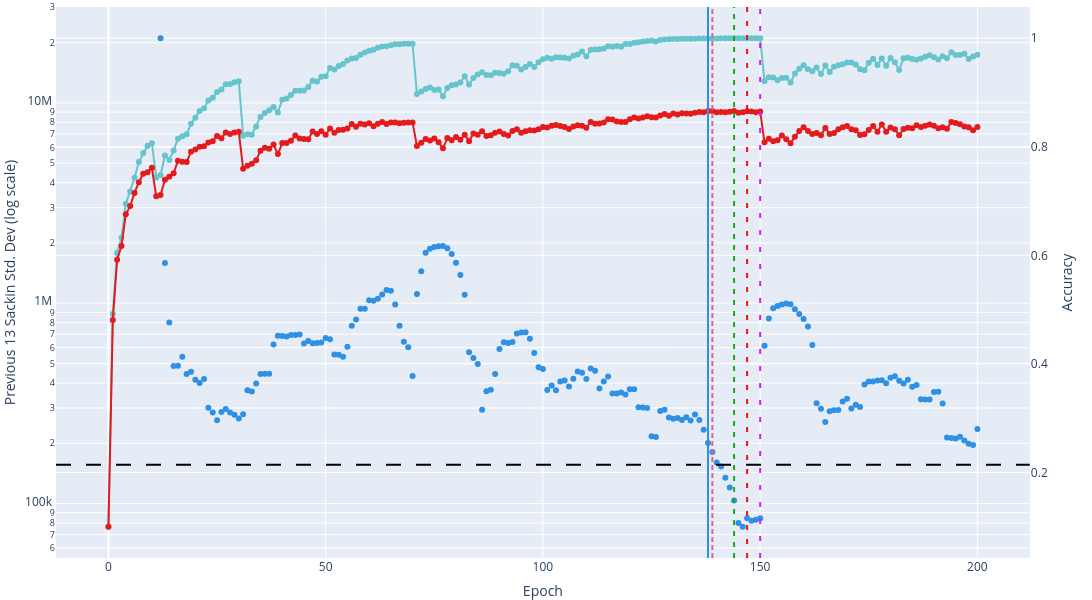

Notebook source saved alongside this figure:
### Code cell
epoch_trainUval = epoch_data[(epoch_data["split"] == "trainUval") & (epoch_data["model"] == "resnet") & (epoch_data["dataset"] == "cifar")]
epoch_trainUval = epoch_trainUval.sort_values(by='epoch')

epoch_trainUval["sackin_std"] = epoch_trainUval["sackin_index"].rolling(window=window_size).std()

fig = make_subplots(specs=[[{"secondary_y": True}]], )

train_acc = px.line(epoch_trainUval, x='epoch', y='train_acc', color="dataset", color_discrete_sequence=color_seq_train, symbol="model")
val_acc = px.line(epoch_trainUval, x='epoch', y='val_acc', color="dataset", color_discrete_sequence=color_seq_val, symbol="model")
sackin = px.scatter(epoch_trainUval, x='epoch', y='sackin_std', color="dataset", color_discrete_sequence=color_seq, symbol="model")

top_five_epochs = epoch_trainUval.nlargest(5, 'val_acc')["epoch"]

fig.add_trace(sackin.data[0], secondary_y=False)
fig.add_trace(train_acc.data[0], secondary_y=True)
fig.add_trace(val_acc.data[0], secondary_y=True)

for i, epoch in enumerate(top_five_epochs):
	gap = i * 3
	fig.add_vline(x=epoch, line_width=2, line_dash=f"5, {gap}", line_color=color_seq[i])
 
first_pctile = epoch_trainUval["sackin_std"].quantile(0.05)
fig.add_hline(y=first_pctile, line_width=2, line_dash="longdash", line_color="black")

# set title
fig.update_layout(
	margin=dict(l=0, r=0, t=0, b=0),
	showlegend=False,
 	width=600*2,
	height=300*2,
)

fig.update_xaxes(title_text="Epoch")
fig.update_yaxes(title_text="Previous 13 Sackin Std. Dev (log scale)", type="log", secondary_y=False)
fig.update_yaxes(title_text="Accuracy", secondary_y=True)
fig.show()

### Figure 1 — Plotly figure (JSON) as saved in the notebook; plotly's stock layout.template omitted (floating-point values rounded to 4 significant figures; data arrays with more than 128 entries replaced by an {"elided": "..."} marker saying what was removed)
{"data": [{"hovertemplate": "dataset=cifar<br>model=resnet<br>epoch=%{x}<br>sackin_std=%{y}<extra></extra>", "legendgroup": "cifar, resnet", "marker": {"color": "#2E91E5", "symbol": "circle"}, "mode": "markers", "name": "cifar, resnet", "orientation": "v", "showlegend": true, "type": "scatter", "x": {"elided": "201 int values"}, "xaxis": "x", "y": {"elided": "201 float values"}, "yaxis": "y"}, {"hovertemplate": "dataset=cifar<br>model=resnet<br>epoch=%{x}<br>train_acc=%{y}<extra></extra>", "legendgroup": "cifar, resnet", "line": {"color": "rgb(102, 197, 204)", "dash": "solid"}, "marker": {"symbol": "circle"}, "mode": "lines+markers", "name": "cifar, resnet", "orientation": "v", "showlegend": true, "type": "scatter", "x": {"elided": "201 int values"}, "xaxis": "x", "y": {"elided": "201 float values"}, "yaxis": "y2"}, {"hovertemplate": "dataset=cifar<br>model=resnet<br>epoch=%{x}<br>val_acc=%{y}<extra></extra>", "legendgroup": "cifar, resnet", "line": {"color": "rgb(228,26,28)", "dash": "solid"}, "marker": {"symbol": "circle"}, "mode": "lines+markers", "name": "cifar, resnet", "orientation": "v", "showlegend": true, "type": "scatter", "x": {"elided": "201 int values"}, "xaxis": "x", "y": {"elided": "201 float values"}, "yaxis": "y2"}], "layout": {"height": 600, "margin": {"b": 0, "l": 0, "r": 0, "t": 0}, "shapes": [{"line": {"color": "#2E91E5", "dash": "5, 0", "width": 2}, "type": "line", "x0": 138, "x1": 138, "xref": "x", "y0": 0, "y1": 1, "yref": "y domain"}, {"line": {"color": "#E15F99", "dash": "5, 3", "width": 2}, "type": "line", "x0": 139, "x1": 139, "xref": "x", "y0": 0, "y1": 1, "yref": "y domain"}, {"line": {"color": "#1CA71C", "dash": "5, 6", "width": 2}, "type": "line", "x0": 144, "x1": 144, "xref": "x", "y0": 0, "y1": 1, "yref": "y domain"}, {"line": {"color": "#FB0D0D", "dash": "5, 9", "width": 2}, "type": "line", "x0": 147, "x1": 147, "xref": "x", "y0": 0, "y1": 1, "yref": "y domain"}, {"line": {"color": "#DA16FF", "dash": "5, 12", "width": 2}, "type": "line", "x0": 150, "x1": 150, "xref": "x", "y0": 0, "y1": 1, "yref": "y domain"}, {"line": {"color": "black", "dash": "longdash", "width": 2}, "type": "line", "x0": 0, "x1": 1, "xref": "x domain", "y0": 156100.0, "y1": 156100.0, "yref": "y"}], "showlegend": false, "width": 1200, "xaxis": {"anchor": "y", "domain": [0, 0.94], "title": {"text": "Epoch"}}, "yaxis": {"anchor": "x", "domain": [0, 1], "title": {"text": "Previous 13 Sackin Std. Dev (log scale)"}, "type": "log"}, "yaxis2": {"anchor": "x", "overlaying": "y", "side": "right", "title": {"text": "Accuracy"}}}}
